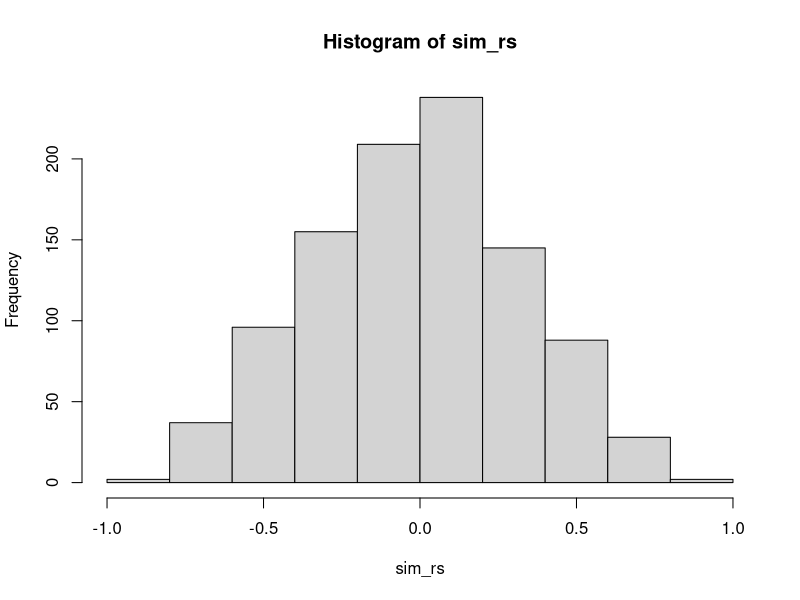

R code for this plot:
## ---- chunk 1
X <- c(1,4,3,2,5,4,3,6,7,8)
Y <- c(1,3,6,7,8,2,8,7,6,9)
## ---- chunk 2

(my_cor <- cor.test(X,Y))
## ---- chunk 3
sim_rs <- replicate(1000,cor(sample(X),sample(Y)))
hist(sim_rs)
length(sim_rs[sim_rs >= my_cor$estimate]) / 1000
## ---- chunk 4
sum(sort(X)*sort(Y, decreasing =TRUE))
## ---- chunk 5
sum(sort(X)*sort(Y))
